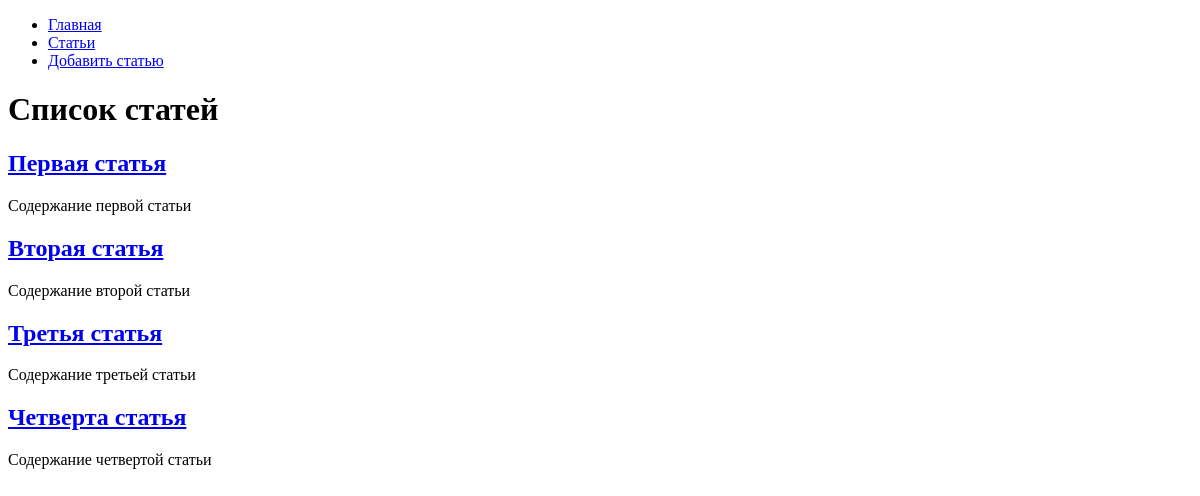
The page /articles/ on the database as committed earlier.
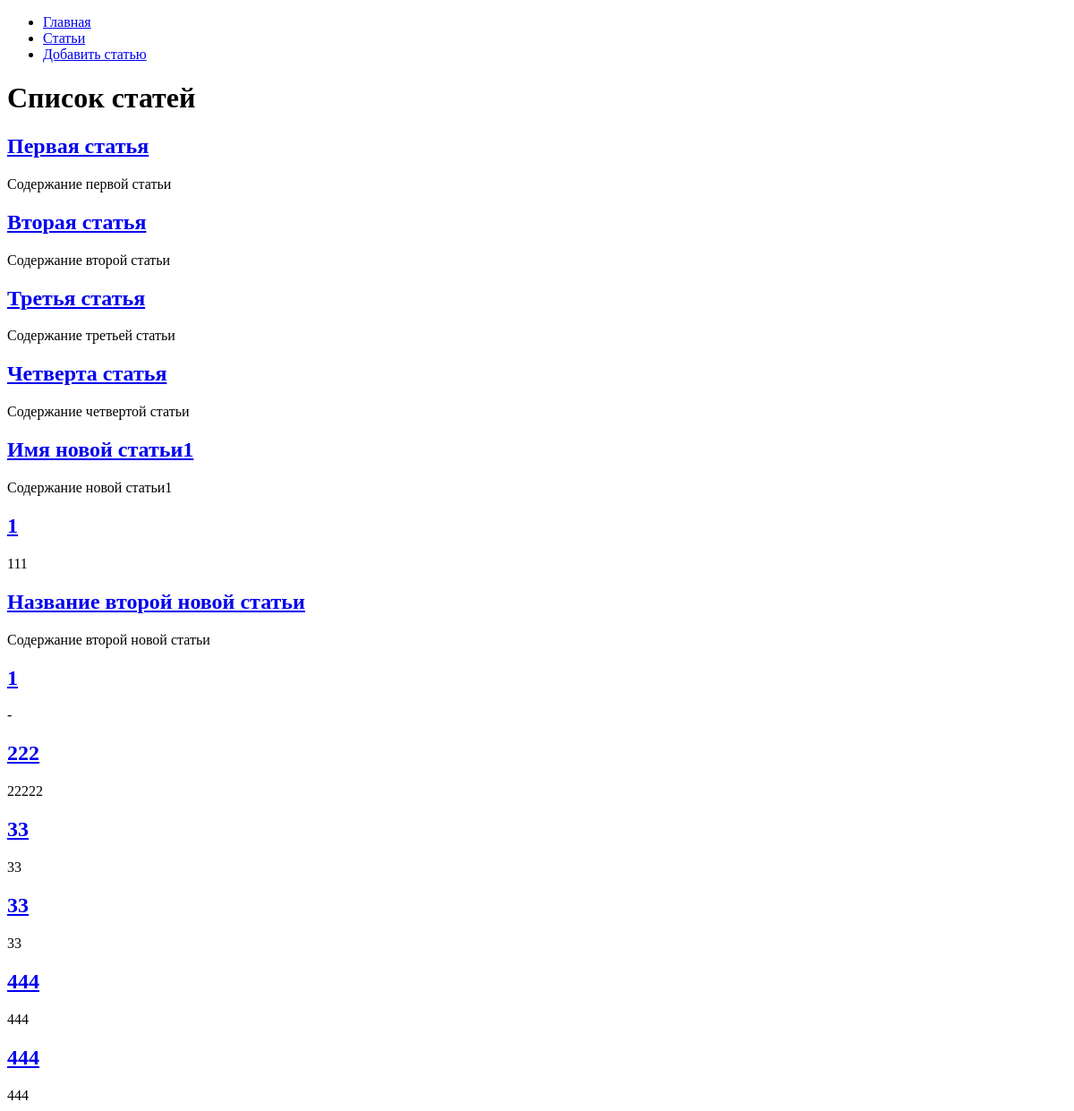
The same page on the database as committed later.
### hexlet_django_blog/article/models.py (models this page shows, shortened)
class Article(models.Model):
    name = models.CharField(max_length=200)
    body = models.TextField()  # тело статьи
    timestamp = models.DateTimeField(auto_now_add=True)

### hexlet_django_blog/article/views.py (the view)
# urls.py: path('', views.IndexView.as_view(), name='article_index'),
class IndexView(View):
    template_name = 'articles/index.html'
    def get(self, request, *args, **kwargs):
        articles = Article.objects.all()[:15]
        return render(
            request,
            self.template_name,
            context={
                'articles': articles,
            }
        )

### hexlet_django_blog/templates/articles/index.html
{% extends "base.html" %}
{% block content %}
    <h1>Список статей</h1>
    {% for article in articles %}
        <h2><a href="{% url 'article_show' article.id %}">{{ article.name }}</a></h2>
        <div>{{ article.body|slice:":200" }}</div>
    {% endfor %}
{% endblock %}

### hexlet_django_blog/templates/base.html (shortened to what this page needs)
<!DOCTYPE html>
<html lang="en">
<head>
</head>
<body>
<div id="sidebar">
    {% block sidebar %}
        <ul>
            <li><a href="/">Главная</a></li>
            <li><a href="/articles/">Статьи</a></li>
						<li><a href="{% url 'articles_create' %}">Добавить статью</a></li>
        </ul>
    {% endblock %}
</div>
<div id="content">
    {% block content %}{% endblock %}
</div>
</body>
</html>

Rows that differ between the two databases and show on the page:
added Article: name "Имя новой статьи1", body "Содержание новой статьи1"
added Article: name "1", body "111"
added Article: name "Название второй новой статьи", body "Содержание второй новой статьи"
added Article: name "1", body "-"
added Article: name "222", body "22222"
added Article: name "33", body "33"
added Article: name "33", body "33"
added Article: name "444", body "444"
added Article: name "444", body "444"
